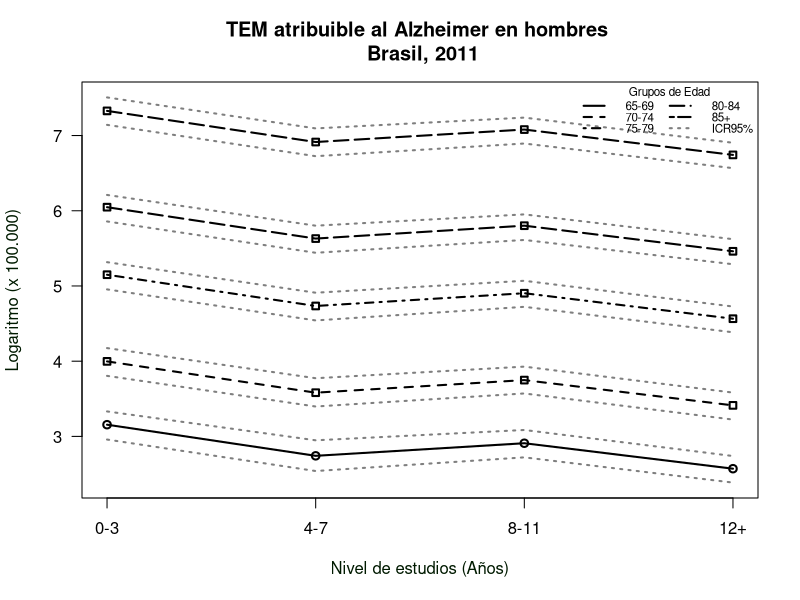
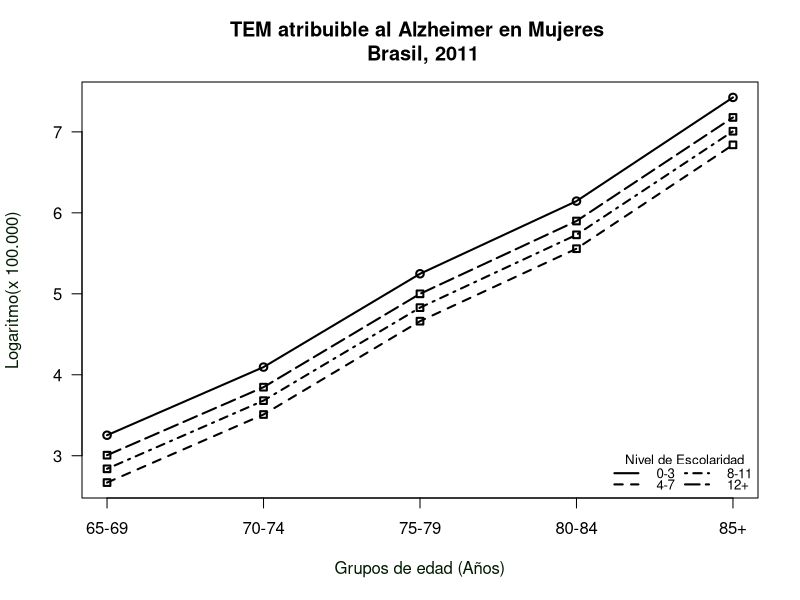
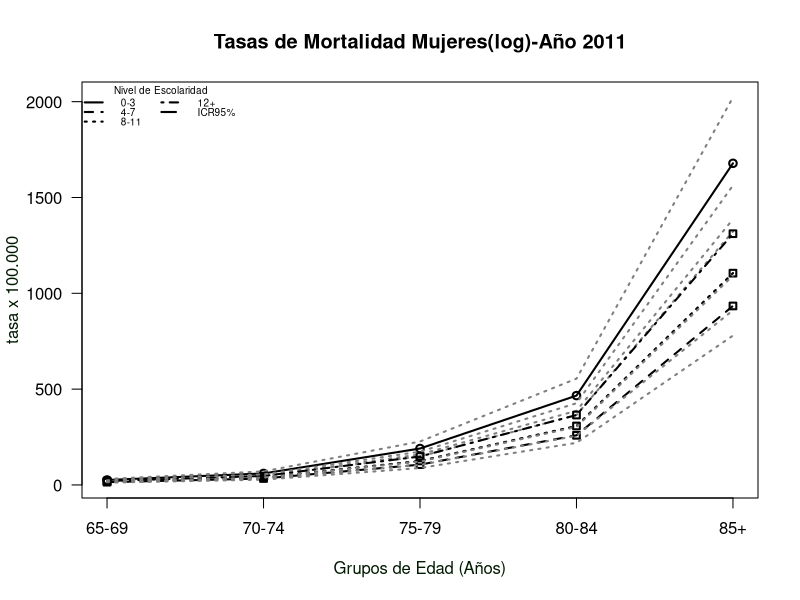

These figures' R source, in order:
setwd("~/Documentos/PhD_Demografia/ModelosR/ModeloFinal")
tab.pred.nb.inf.cm<-read.table("tab.pred.bn.inf.cm3.csv", header=T, sep=",", stringsAsFactors=F)
#
# tabla Año 2011
# Demencia
ano3.sex1<-subset(tab.pred.nb.inf.cm, Año==3 & Sex==1, select = c("Edad","Esc","Median", 
                                                                  "Lower95", "Upper95"))
ano3.sex2<-subset(tab.pred.nb.inf.cm, Año==3 & Sex==2, select = c("Edad","Esc","Median", 
                                                                  "Lower95", "Upper95"))
ano3<-cbind(ano3.sex1, ano3.sex2[3:5])
ano3$Edad[ano3$Edad == 1] <- "65-69"
ano3$Edad[ano3$Edad == 2] <- "70-74"
ano3$Edad[ano3$Edad == 3] <- "75-79"
ano3$Edad[ano3$Edad == 4] <- "80-84"
ano3$Edad[ano3$Edad == 5] <- "85+"
#
ano3$Esc[ano3$Esc == 1] <- "0-3"
ano3$Esc[ano3$Esc == 2] <- "4-7"
ano3$Esc[ano3$Esc == 3] <- "8-11"
ano3$Esc[ano3$Esc == 4] <- "12+"
#
colnames(ano3)<-c(c("Edad","Esc","Hombre", "LIh", "LSh","Mujer", "LIm", "LSm"))
# Alzheimer
ano3.a<-ano3[3:8]*.72
ano3.a2<-cbind("Edad"=ano3$Edad, "Esc"=ano3$Esc, ano3.a)
ano3.a2 <- ano3.a2[order(ano3.a2$Edad),] 
lano3.a2<-log(ano3.a2[3:8])
lano3.a2<-cbind("Edad"=ano3.a2$Edad, "Esc"=ano3.a2$Esc, lano3.a2)
################################# GRAFICOS HOMBRES  ###########################################
#setwd("~/Documentos/PhD_Demografia/TesisLatex/figure")
# grafico Alzheimer Año 2011 en Hombres
#pdf("alz10e2.pdf", paper= "a4r", width=14, height=8.5) # guardar plot PDF
grank<-range(lano3.a2$Hombre[1:4], lano3.a2$LIh[1:4], lano3.a2$LSh[1:4],
             lano3.a2$Hombre[5:8], lano3.a2$LIh[5:8], lano3.a2$LSh[5:8],
             lano3.a2$Hombre[9:12], lano3.a2$LIh[9:12], lano3.a2$LSh[9:12],
             lano3.a2$Hombre[13:16], lano3.a2$LIh[13:16], lano3.a2$LSh[13:16],
             lano3.a2$Hombre[17:20], lano3.a2$LIh[17:20], lano3.a2$LSh[17:20])

plot(lano3.a2$Hombre[1:4],type='o',axes=FALSE, ann=FALSE,ylim=grank,lwd=2)
axis(1,at=1:4,lab=ano3.a2$Esc[1:4])
axis(2, las=1,at=NULL)
box()
lines(lano3.a2$LSh[1:4], type="l", lty=3,lwd=2, col="gray50")
lines(lano3.a2$LIh[1:4], type="l", lty=3, lwd=2, col="gray50")
lines(lano3.a2$Hombre[5:8], type="o", pch=22, lty=2, lwd=2)
lines(lano3.a2$LSh[5:8], type="l", lty=3,lwd=2, col="gray50")
lines(lano3.a2$LIh[5:8], type="l", lty=3, lwd=2, col="gray50")
lines(lano3.a2$Hombre[9:12], type="o", pch=22, lty=4, lwd=2)
lines(lano3.a2$LSh[9:12], type="l", lty=3,lwd=2, col="gray50")
lines(lano3.a2$LIh[9:12], type="l", lty=3, lwd=2, col="gray50")
lines(lano3.a2$Hombre[13:16], type="o", pch=22, lty=5, lwd=2)
lines(lano3.a2$LSh[13:16], type="l", lty=3,lwd=2, col="gray50")
lines(lano3.a2$LIh[13:16], type="l", lty=3, lwd=2, col="gray50")
lines(lano3.a2$Hombre[17:20], type="o", pch=22, lty=5, lwd=2)
lines(lano3.a2$LSh[17:20], type="l", lty=3,lwd=2, col="gray50")
lines(lano3.a2$LIh[17:20], type="l", lty=3, lwd=2, col="gray50")
title(main="TEM atribuible al Alzheimer en hombres \n Brasil, 2011", col.main="black", font.main=2)
title(xlab="Nivel de estudios (Años)", col.lab=rgb(0,0.1,0),font.main=1)
title(ylab="Logaritmo (x 100.000)", col.lab=rgb(0,0.1,0),font.main=1)
legend("topright", title="Grupos de Edad", c(paste(c("65-69", "70-74", "75-79","80-84","85+","ICR95%"))), 
       cex=0.7, col=c(1,1,1,1,1, "gray50"), lty=c(1,2,4:6,3),lwd=2, bty="n", 
       y.intersp=0.8, x.intersp=2.0, merge = TRUE,  ncol=2)
dev.off()
###################################################################################3
# tabla ano 2011
# Demencia
ano3a.sex1<-subset(tab.pred.nb.inf.cm, Año==3 & Sex==1, select = c("Esc","Edad","Median", 
                                                                  "Lower95", "Upper95"))
ano3a.sex2<-subset(tab.pred.nb.inf.cm, Año==3 & Sex==2, select = c("Esc","Edad","Median", 
                                                                  "Lower95", "Upper95"))
ano3a<-cbind(ano3a.sex1, ano3a.sex2[3:5])
ano3a$Edad[ano3a$Edad == 1] <- "65-69"
ano3a$Edad[ano3a$Edad == 2] <- "70-74"
ano3a$Edad[ano3a$Edad == 3] <- "75-79"
ano3a$Edad[ano3a$Edad == 4] <- "80-84"
ano3a$Edad[ano3a$Edad == 5] <- "85+"
#
ano3a$Esc[ano3a$Esc == 1] <- "0-3"
ano3a$Esc[ano3a$Esc == 2] <- "4-7"
ano3a$Esc[ano3a$Esc == 3] <- "8-11"
ano3a$Esc[ano3a$Esc == 4] <- "12+"
#
colnames(ano3a)<-c(c("Esc","Edad","Hombre", "LIh", "LSh","Mujer", "LIm", "LSm"))
# Alzheimer
ano3a.a<-ano3a[3:8]*.72
ano3a.a2<-cbind("Esc"=ano3a$Esc,"Edad"=ano3a$Edad, ano3a.a)
ano3a.a2 <- ano3a.a2[order(ano3a.a2$Esc),] 
lano3a.a2<-log(ano3a.a2[3:8])
lano3a.a2<-cbind("Esc"=ano3a$Esc,"Edad"=ano3a$Edad, lano3a.a2)
################################# GRAFICOS MUJERES #############################################
# grafico Alzheimer Año 2011
pdf("alz10d2.pdf", paper= "a4r", width=14, height=8.5) # guardar plot PDF
grank2<-range(lano3a.a2$Mujer[1:5], 
             lano3a.a2$Mujer[6:10], 
             lano3a.a2$Mujer[11:15], 
             lano3a.a2$Mujer[16:20])
             

plot(lano3a.a2$Mujer[1:5],type='o',axes=FALSE, ann=FALSE,lwd=2, ylim=grank2)
axis(1,at=1:5,lab=ano3a.a2$Edad[1:5])
axis(2, las=1,at=NULL)
box()
lines(lano3a.a2$Mujer[6:10], type="o", pch=22, lty=2, lwd=2)
lines(lano3a.a2$Mujer[11:15], type="o", pch=22, lty=4, lwd=2)
lines(lano3a.a2$Mujer[16:20], type="o", pch=22, lty=5, lwd=2)
lines(lano3a.a2$Mujer[21:25], type="o", pch=22, lty=6, lwd=2)
title(main="TEM atribuible al Alzheimer en Mujeres \n Brasil, 2011", col.main="black", font.main=2)
title(xlab="Grupos de edad (Años)", col.lab=rgb(0,0.1,0),font.main=1)
title(ylab="Logaritmo(x 100.000)", col.lab=rgb(0,0.1,0),font.main=1)
legend("bottomright", title="Nivel de Escolaridad", c(paste(c("0-3", "4-7","8-11","12+"))), 
       cex=.8, col=c(1,1,1,1,1), lty=c(1:2,4:6),lwd=2, bty="n", 
       y.intersp=.7, x.intersp=1.5, merge = TRUE,  ncol=2)
dev.off()
#######
pdf("alz10d3.pdf", paper= "a4r", width=14, height=8.5) # guardar plot PDF
grank3<-range(ano3a.a2$Mujer[1:5], ano3a.a2$LIm[1:5], ano3a.a2$LSm[1:5],
             ano3a.a2$Mujer[6:10], ano3a.a2$LIm[6:10], ano3a.a2$LSm[6:10],
             ano3a.a2$Mujer[11:15], ano3a.a2$LIm[11:15], ano3a.a2$LSm[11:15],
             ano3a.a2$Mujer[16:20], ano3a.a2$LIm[16:20], ano3a.a2$LSm[16:20])
             
# OJO VERIFICAR SI TIENEN LOGARITMOS ESTAS TASAS
plot(ano3a.a2$Mujer[1:5],type='o',axes=FALSE, ann=FALSE,ylim=grank3,lwd=2)
axis(1,at=1:5,lab=ano3a.a2$Edad[1:5])
axis(2, las=1,at=NULL)
box()
lines(ano3a.a2$LSm[1:5], type="l", lty=3,lwd=2, col="gray50")
lines(ano3a.a2$LIm[1:5], type="l", lty=3, lwd=2, col="gray50")
lines(ano3a.a2$Mujer[6:10], type="o", pch=22, lty=2, lwd=2)
lines(ano3a.a2$LSm[6:10], type="l", lty=3,lwd=2, col="gray50")
lines(ano3a.a2$LIm[6:10], type="l", lty=3, lwd=2, col="gray50")
lines(ano3a.a2$Mujer[11:15], type="o", pch=22, lty=3, lwd=2)
lines(ano3a.a2$LSm[11:15], type="l", lty=3,lwd=2, col="gray50")
lines(ano3a.a2$LIm[11:15], type="l", lty=3, lwd=2, col="gray50")
lines(ano3a.a2$Mujer[16:20], type="o", pch=22, lty=4, lwd=2)
lines(ano3a.a2$LSm[16:20], type="l", lty=3,lwd=2, col="gray50")
lines(ano3a.a2$LIm[16:20], type="l", lty=3, lwd=2, col="gray50")
title(main="Tasas de Mortalidad Mujeres(log)-Año 2011", col.main="black", font.main=2)
title(xlab="Grupos de Edad (Años)", col.lab=rgb(0,0.1,0),font.main=1)
title(ylab="tasa x 100.000", col.lab=rgb(0,0.1,0),font.main=1)
legend("topleft", title="Nivel de Escolaridad", c(paste(c("0-3", "4-7","8-11","12+","ICR95%"))), 
       cex=0.6, col=c(1,1,1,1,1, "gray50"), lty=c(1:5,3),lwd=2, bty="n",
       y.intersp=0.8, x.intersp=2.0, merge = TRUE,  ncol=2)
dev.off()
